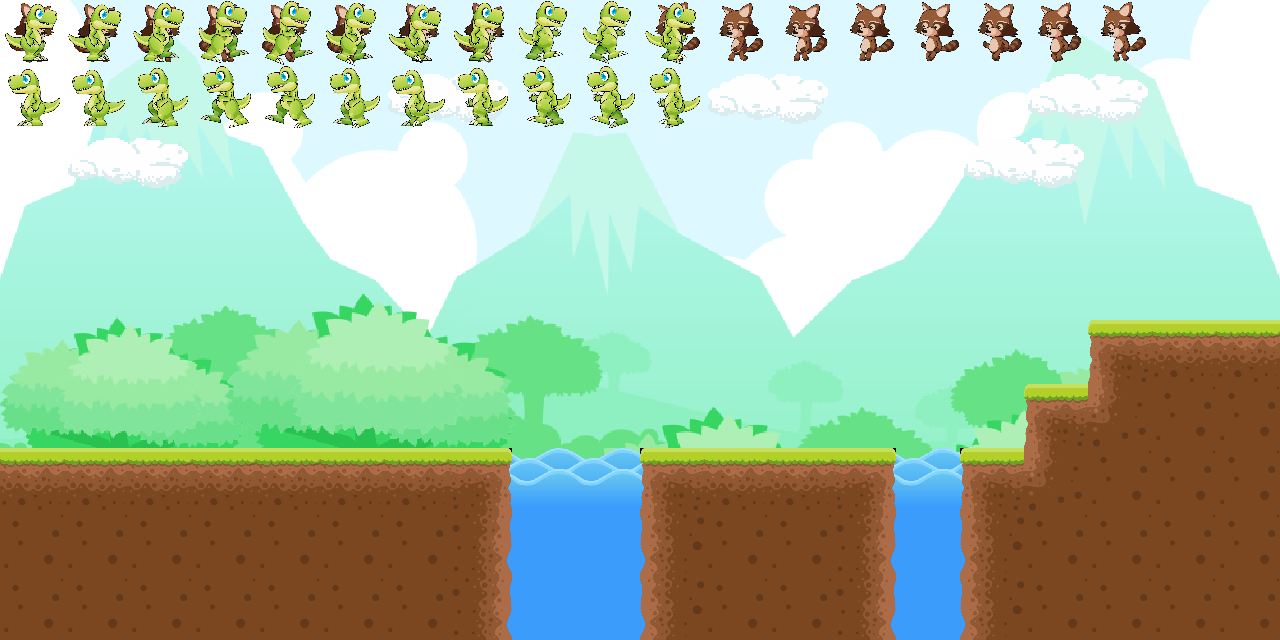

Below is a game level as drawn by its tile map, then a one-line description and the .tmx file that defines it, in full:
An orthogonal 20x10 tile map with 64x64 px tiles, 5 tile layers (pozadina, platforme, ukras, racoon, ...), 5 tilesets and 2 objects (coin, cilj).

<map version="1.8" tiledversion="1.8.2" orientation="orthogonal" renderorder="right-down" width="20" height="10" tilewidth="64" tileheight="64" infinite="0" nextlayerid="11" nextobjectid="16">
 <editorsettings>
  <export format="js" />
 </editorsettings>
 <tileset firstgid="1" name="grass_dirt_water" tilewidth="64" tileheight="64" tilecount="48" columns="6" objectalignment="topleft">
  <image source="pics/grass_dirt_water.png" trans="ff00ff" width="384" height="512" />
 </tileset>
 <tileset firstgid="49" name="dino" tilewidth="64" tileheight="64" tilecount="22" columns="11" objectalignment="topleft">
  <image source="pics/dino.png" trans="ff00ff" width="704" height="128" />
 </tileset>
 <tileset firstgid="71" name="racoon" tilewidth="64" tileheight="64" tilecount="16" columns="8" objectalignment="topleft">
  <image source="pics/racoon.png" trans="ff00ff" width="512" height="128" />
 </tileset>
 <tileset firstgid="87" name="bg2" tilewidth="64" tileheight="64" tilecount="200" columns="20">
  <image source="pics/bg2.bmp" trans="ff00ff" width="1280" height="640" />
 </tileset>
 <tileset firstgid="287" name="spikeCoin" tilewidth="64" tileheight="64" tilecount="2" columns="2" objectalignment="topleft">
  <image source="pics/spikeCoin.png" trans="f7f7f7" width="128" height="64" />
 </tileset>
 <layer id="1" name="pozadina" width="20" height="10">
  <data encoding="csv">
87,88,89,90,91,92,93,94,95,96,97,98,99,100,101,102,103,104,105,106,
107,108,109,110,111,112,113,114,115,116,117,118,119,120,121,122,123,124,125,126,
127,128,129,130,131,132,133,134,135,136,137,138,139,140,141,142,143,144,145,146,
147,148,149,150,151,152,153,154,155,156,157,158,159,160,161,162,163,164,165,166,
167,168,169,170,171,172,173,174,175,176,177,178,179,180,181,182,183,184,185,186,
187,188,189,190,191,192,193,194,195,196,197,198,199,200,201,202,203,204,205,206,
207,208,209,210,211,212,213,214,215,216,217,218,219,220,221,222,223,224,225,226,
227,18,229,230,18,232,233,17,235,236,17,238,239,17,241,17,243,244,245,246,
247,18,249,250,18,252,253,18,255,256,18,258,259,18,261,18,263,264,265,266,
267,18,269,270,18,272,273,18,275,276,18,278,279,18,281,18,283,284,285,286
</data>
 </layer>
 <layer id="4" name="platforme" width="20" height="10">
  <data encoding="csv">
0,0,0,0,0,0,0,0,0,0,0,0,0,0,0,0,0,0,0,0,
0,0,0,0,0,0,0,0,0,0,0,0,0,0,0,0,0,0,0,0,
0,0,0,0,0,0,0,0,0,0,0,0,0,0,0,0,0,0,0,0,
0,0,0,0,0,0,0,0,0,0,0,0,0,0,0,0,0,0,0,0,
0,0,0,0,0,0,0,0,0,0,0,0,0,0,0,0,0,0,0,0,
0,0,0,0,0,0,0,0,0,0,0,0,0,0,0,0,0,1,2,2,
0,0,0,0,0,0,0,0,0,0,0,0,0,0,0,0,1,8,5,5,
2,2,2,2,2,2,2,3,0,0,1,2,2,3,0,1,8,5,5,5,
5,5,5,5,5,5,5,6,0,0,4,5,5,6,0,4,5,5,5,5,
5,5,5,5,5,5,5,6,0,0,4,5,5,6,0,4,5,5,5,5
</data>
 </layer>
 <objectgroup id="9" name="razno">
  <properties>
   <property name="class" value="items" />
  </properties>
  <object id="10" name="coin" gid="288" x="261.357" y="391.143" width="50" height="50" />
  <object id="15" name="cilj" gid="22" x="1183.1" y="257.252" width="64" height="64" />
 </objectgroup>
 <layer id="6" name="ukras" width="20" height="10">
  <data encoding="csv">
0,0,0,0,0,0,0,0,0,0,0,0,0,0,0,0,0,0,0,0,
0,0,0,0,0,0,37,38,0,0,0,37,38,0,0,0,37,38,0,0,
0,37,38,0,0,0,0,0,0,0,0,0,0,0,0,37,38,0,0,0,
0,0,0,0,0,0,0,0,0,0,0,0,0,0,0,0,0,0,0,0,
0,0,0,0,0,0,0,0,0,0,0,0,0,0,0,0,0,0,0,0,
0,0,0,0,0,0,0,0,0,0,0,0,0,0,0,0,0,0,0,0,
0,0,0,0,0,0,0,0,0,0,0,0,0,0,0,0,0,0,0,0,
0,0,0,0,0,0,0,0,17,17,0,0,0,0,17,0,0,0,0,0,
0,0,0,0,0,0,0,0,18,18,0,0,0,0,18,0,0,0,0,0,
0,0,0,0,0,0,0,0,18,18,0,0,0,0,18,0,0,0,0,0
</data>
 </layer>
 <layer id="7" name="racoon" width="20" height="10">
  <properties>
   <property name="class" value="racoon" />
  </properties>
  <data encoding="csv">
71,72,73,74,75,76,77,78,0,0,79,80,81,82,83,84,85,86,0,0,
0,0,0,0,0,0,0,0,0,0,0,0,0,0,0,0,0,0,0,0,
0,0,0,0,0,0,0,0,0,0,0,0,0,0,0,0,0,0,0,0,
0,0,0,0,0,0,0,0,0,0,0,0,0,0,0,0,0,0,0,0,
0,0,0,0,0,0,0,0,0,0,0,0,0,0,0,0,0,0,0,0,
0,0,0,0,0,0,0,0,0,0,0,0,0,0,0,0,0,0,0,0,
0,0,0,0,0,0,0,0,0,0,0,0,0,0,0,0,0,0,0,0,
0,0,0,0,0,0,0,0,0,0,0,0,0,0,0,0,0,0,0,0,
0,0,0,0,0,0,0,0,0,0,0,0,0,0,0,0,0,0,0,0,
0,0,0,0,0,0,0,0,0,0,0,0,0,0,0,0,0,0,0,0
</data>
 </layer>
 <layer id="8" name="dino" width="20" height="10">
  <properties>
   <property name="class" value="dinosaur" />
  </properties>
  <data encoding="csv">
49,50,51,52,53,54,55,56,57,58,59,0,0,0,0,0,0,0,0,0,
60,61,62,63,64,65,66,67,68,69,70,0,0,0,0,0,0,0,0,0,
0,0,0,0,0,0,0,0,0,0,0,0,0,0,0,0,0,0,0,0,
0,0,0,0,0,0,0,0,0,0,0,0,0,0,0,0,0,0,0,0,
0,0,0,0,0,0,0,0,0,0,0,0,0,0,0,0,0,0,0,0,
0,0,0,0,0,0,0,0,0,0,0,0,0,0,0,0,0,0,0,0,
0,0,0,0,0,0,0,0,0,0,0,0,0,0,0,0,0,0,0,0,
0,0,0,0,0,0,0,0,0,0,0,0,0,0,0,0,0,0,0,0,
0,0,0,0,0,0,0,0,0,0,0,0,0,0,0,0,0,0,0,0,
0,0,0,0,0,0,0,0,0,0,0,0,0,0,0,0,0,0,0,0
</data>
 </layer>
</map>
